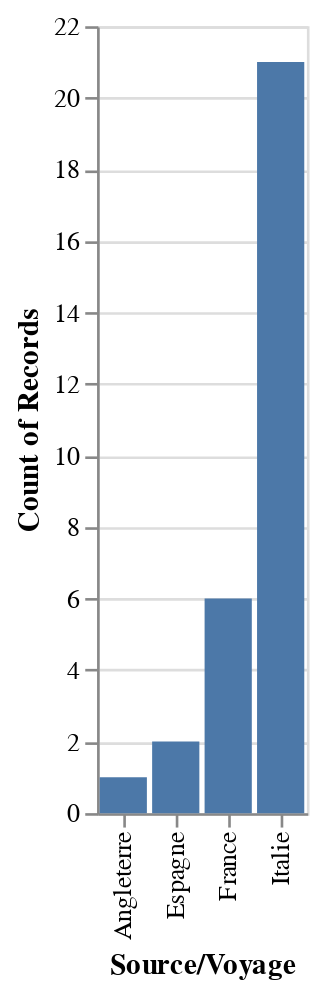

Notebook code for this chart:
### Code cell
alt.Chart(df_infection_origin)\
    .mark_bar()\
    .encode(
        x='Source/Voyage',
        y='count()'
    )

### Figure 1 — Vega-Lite specification as saved in the notebook (floating-point values rounded to 4 significant figures)
{"config": {"view": {"continuousWidth": 300, "continuousHeight": 300}}, "data": {"name": "data-24c56ba2777cdbf65bb2cc53df233f7f"}, "mark": {"type": "bar"}, "encoding": {"x": {"field": "Source/Voyage", "type": "nominal"}, "y": {"aggregate": "count", "type": "quantitative"}}, "$schema": "https://vega.github.io/schema/vega-lite/v5.14.1.json", "datasets": {"data-24c56ba2777cdbf65bb2cc53df233f7f": [{"Date": "2020-03-02T00:00:00", "Positif": 1, "Negatif": 0, "Age": 68.0, "Homme": 1.0, "Femme": 0.0, "Décédé": 0.0, "Guéri": 1.0, "Nationalité": "France", "Resident Senegal": "Oui", "Ville": "Dakar", "Facteur": "Importé", "Source/Voyage": "France", "Hopital": "FANN", "Temps Hospitalisation (j)": 4.0}, {"Date": "2020-03-03T00:00:00", "Positif": 1, "Negatif": 0, "Age": 80.0, "Homme": 1.0, "Femme": 0.0, "Décédé": 0.0, "Guéri": 1.0, "Nationalité": "France", "Resident Senegal": "Non", "Ville": "Dakar", "Facteur": "Importé", "Source/Voyage": "France", "Hopital": "FANN", "Temps Hospitalisation (j)": 10.0}, {"Date": "2020-03-04T00:00:00", "Positif": 1, "Negatif": 0, "Age": 68.0, "Homme": 0.0, "Femme": 1.0, "Décédé": 0.0, "Guéri": 1.0, "Nationalité": "France", "Resident Senegal": "Non", "Ville": "Dakar", "Facteur": "Importé", "Source/Voyage": "France", "Hopital": "FANN", "Temps Hospitalisation (j)": 15.0}, {"Date": "2020-03-04T00:00:00", "Positif": 1, "Negatif": 0, "Age": 33.0, "Homme": 0.0, "Femme": 1.0, "Décédé": 0.0, "Guéri": 1.0, "Nationalité": "Angleterre", "Resident Senegal": "Non", "Ville": "Dakar", "Facteur": "Importé", "Source/Voyage": "Angleterre", "Hopital": "FANN", "Temps Hospitalisation (j)": 7.0}, {"Date": "2020-03-11T00:00:00", "Positif": 1, "Negatif": 0, "Age": null, "Homme": 1.0, "Femme": 0.0, "Décédé": 0.0, "Guéri": 1.0, "Nationalité": "Senegal", "Resident Senegal": "Non", "Ville": "Dakar", "Facteur": "Importé", "Source/Voyage": "Italie", "Hopital": "FANN", "Temps Hospitalisation (j)": 12.0}, {"Date": "2020-03-12T00:00:00", "Positif": 1, "Negatif": 0, "Age": null, "Homme": null, "Femme": null, "Décédé": 0.0, "Guéri": 1.0, "Nationalité": "Senegal", "Resident Senegal": "Oui", "Ville": "Dakar", "Facteur": "Contact", "Source/Voyage": "Italie", "Hopital": "FANN", "Temps Hospitalisation (j)": null}, {"Date": "2020-03-12T00:00:00", "Positif": 1, "Negatif": 0, "Age": null, "Homme": null, "Femme": null, "Décédé": 0.0, "Guéri": 1.0, "Nationalité": "Senegal", "Resident Senegal": "Oui", "Ville": "Dakar", "Facteur": "Contact", "Source/Voyage": "Italie", "Hopital": "FANN", "Temps Hospitalisation (j)": null}, {"Date": "2020-03-12T00:00:00", "Positif": 1, "Negatif": 0, "Age": null, "Homme": null, "Femme": null, "Décédé": 0.0, "Guéri": 1.0, "Nationalité": "Senegal", "Resident Senegal": "Oui", "Ville": "Dakar", "Facteur": "Contact", "Source/Voyage": "Italie", "Hopital": "FANN", "Temps Hospitalisation (j)": 16.0}, {"Date": "2020-03-12T00:00:00", "Positif": 1, "Negatif": 0, "Age": null, "Homme": null, "Femme": null, "Décédé": 0.0, "Guéri": 1.0, "Nationalité": "Senegal", "Resident Senegal": "Oui", "Ville": "Dakar", "Facteur": "Contact", "Source/Voyage": "Italie", "Hopital": "FANN", "Temps Hospitalisation (j)": null}, {"Date": "2020-03-12T00:00:00", "Positif": 1, "Negatif": 0, "Age": null, "Homme": null, "Femme": null, "Décédé": 0.0, "Guéri": 1.0, "Nationalité": "Senegal", "Resident Senegal": "Oui", "Ville": "Dakar", "Facteur": "Contact", "Source/Voyage": "Italie", "Hopital": "FANN", "Temps Hospitalisation (j)": 13.0}, {"Date": "2020-03-13T00:00:00", "Positif": 1, "Negatif": 0, "Age": null, "Homme": null, "Femme": null, "Décédé": 0.0, "Guéri": 1.0, "Nationalité": "Senegal", "Resident Senegal": "Oui", "Ville": "Touba", "Facteur": "Contact", "Source/Voyage": "Italie", "Hopital": "Darou Marnane", "Temps Hospitalisation (j)": 14.0}, {"Date": "2020-03-13T00:00:00", "Positif": 1, "Negatif": 0, "Age": null, "Homme": null, "Femme": null, "Décédé": 0.0, "Guéri": 1.0, "Nationalité": "Senegal", "Resident Senegal": "Oui", "Ville": "Touba", "Facteur": "Contact", "Source/Voyage": "Italie", "Hopital": "Darou Marnane", "Temps Hospitalisation (j)": 14.0}, {"Date": "2020-03-13T00:00:00", "Positif": 1, "Negatif": 0, "Age": null, "Homme": null, "Femme": null, "Décédé": 0.0, "Guéri": 1.0, "Nationalité": "Senegal", "Resident Senegal": "Oui", "Ville": "Touba", "Facteur": "Contact", "Source/Voyage": "Italie", "Hopital": "Darou Marnane", "Temps Hospitalisation (j)": null}, {"Date": "2020-03-13T00:00:00", "Positif": 1, "Negatif": 0, "Age": null, "Homme": null, "Femme": null, "Décédé": 0.0, "Guéri": 1.0, "Nationalité": "Senegal", "Resident Senegal": "Oui", "Ville": "Touba", "Facteur": "Contact", "Source/Voyage": "Italie", "Hopital": "Darou Marnane", "Temps Hospitalisation (j)": null}, {"Date": "2020-03-13T00:00:00", "Positif": 1, "Negatif": 0, "Age": null, "Homme": null, "Femme": null, "Décédé": 0.0, "Guéri": 1.0, "Nationalité": "Senegal", "Resident Senegal": "Oui", "Ville": "Touba", "Facteur": "Contact", "Source/Voyage": "Italie", "Hopital": "Darou Marnane", "Temps Hospitalisation (j)": null}, {"Date": "2020-03-13T00:00:00", "Positif": 1, "Negatif": 0, "Age": null, "Homme": null, "Femme": null, "Décédé": 0.0, "Guéri": 1.0, "Nationalité": "Senegal", "Resident Senegal": "Oui", "Ville": "Touba", "Facteur": "Contact", "Source/Voyage": "Italie", "Hopital": "Darou Marnane", "Temps Hospitalisation (j)": 16.0}, {"Date": "2020-03-13T00:00:00", "Positif": 1, "Negatif": 0, "Age": null, "Homme": null, "Femme": null, "Décédé": 0.0, "Guéri": 1.0, "Nationalité": "Senegal", "Resident Senegal": "Oui", "Ville": "Touba", "Facteur": "Contact", "Source/Voyage": "Italie", "Hopital": "Darou Marnane", "Temps Hospitalisation (j)": 10.0}, {"Date": "2020-03-13T00:00:00", "Positif": 1, "Negatif": 0, "Age": null, "Homme": null, "Femme": null, "Décédé": 0.0, "Guéri": 1.0, "Nationalité": "Senegal", "Resident Senegal": "Oui", "Ville": "Touba", "Facteur": "Contact", "Source/Voyage": "Italie", "Hopital": "Darou Marnane", "Temps Hospitalisation (j)": null}, {"Date": "2020-03-13T00:00:00", "Positif": 1, "Negatif": 0, "Age": null, "Homme": null, "Femme": null, "Décédé": 0.0, "Guéri": 1.0, "Nationalité": "Senegal", "Resident Senegal": "Oui", "Ville": "Touba", "Facteur": "Contact", "Source/Voyage": "Italie", "Hopital": "Darou Marnane", "Temps Hospitalisation (j)": null}, {"Date": "2020-03-13T00:00:00", "Positif": 1, "Negatif": 0, "Age": null, "Homme": null, "Femme": null, "Décédé": 0.0, "Guéri": 1.0, "Nationalité": "Senegal", "Resident Senegal": "Oui", "Ville": "Touba", "Facteur": "Contact", "Source/Voyage": "Italie", "Hopital": "Darou Marnane", "Temps Hospitalisation (j)": null}, {"Date": "2020-03-13T00:00:00", "Positif": 1, "Negatif": 0, "Age": null, "Homme": null, "Femme": null, "Décédé": 0.0, "Guéri": 1.0, "Nationalité": "Senegal", "Resident Senegal": "Oui", "Ville": "Touba", "Facteur": "Contact", "Source/Voyage": "Italie", "Hopital": "Darou Marnane", "Temps Hospitalisation (j)": null}, {"Date": "2020-03-14T00:00:00", "Positif": 1, "Negatif": 0, "Age": 2.0, "Homme": 1.0, "Femme": 0.0, "Décédé": 0.0, "Guéri": 1.0, "Nationalité": "Senegal", "Resident Senegal": "Oui", "Ville": "Dakar", "Facteur": "Contact", "Source/Voyage": "Italie", "Hopital": null, "Temps Hospitalisation (j)": 5.0}, {"Date": "2020-03-14T00:00:00", "Positif": 1, "Negatif": 0, "Age": 51.0, "Homme": 1.0, "Femme": 0.0, "Décédé": 0.0, "Guéri": 1.0, "Nationalité": "Espagne", "Resident Senegal": "Oui", "Ville": "Dakar", "Facteur": "Importé", "Source/Voyage": "Espagne", "Hopital": null, "Temps Hospitalisation (j)": 15.0}, {"Date": "2020-03-14T00:00:00", "Positif": 1, "Negatif": 0, "Age": 68.0, "Homme": 0.0, "Femme": 2.0, "Décédé": 0.0, "Guéri": 1.0, "Nationalité": "France", "Resident Senegal": "Oui", "Ville": "Nianing", "Facteur": "Importé", "Source/Voyage": "France", "Hopital": null, "Temps Hospitalisation (j)": null}, {"Date": "2020-03-15T00:00:00", "Positif": 1, "Negatif": 0, "Age": 37.0, "Homme": 1.0, "Femme": 0.0, "Décédé": 0.0, "Guéri": 1.0, "Nationalité": "Senegal", "Resident Senegal": "Oui", "Ville": "Dakar", "Facteur": "Importé", "Source/Voyage": "Espagne", "Hopital": null, "Temps Hospitalisation (j)": null}, {"Date": "2020-03-15T00:00:00", "Positif": 1, "Negatif": 0, "Age": 15.0, "Homme": 1.0, "Femme": 0.0, "Décédé": 0.0, "Guéri": 1.0, "Nationalité": "Senegal", "Resident Senegal": "Oui", "Ville": "Dakar", "Facteur": "Contact", "Source/Voyage": "Italie", "Hopital": null, "Temps Hospitalisation (j)": null}, {"Date": "2020-03-16T00:00:00", "Positif": 1, "Negatif": 0, "Age": 67.0, "Homme": 1.0, "Femme": 0.0, "Décédé": 0.0, "Guéri": 1.0, "Nationalité": "France", "Resident Senegal": "Non", "Ville": "Dakar", "Facteur": "Importé", "Source/Voyage": "France", "Hopital": null, "Temps Hospitalisation (j)": 12.0}, {"Date": "2020-03-18T00:00:00", "Positif": 1, "Negatif": 0, "Age": null, "Homme": null, "Femme": null, "Décédé": null, "Guéri": 1.0, "Nationalité": null, "Resident Senegal": null, "Ville": "Dakar", "Facteur": "Contact", "Source/Voyage": "Italie", "Hopital": null, "Temps Hospitalisation (j)": 11.0}, {"Date": "2020-03-18T00:00:00", "Positif": 1, "Negatif": 0, "Age": null, "Homme": null, "Femme": null, "Décédé": null, "Guéri": 1.0, "Nationalité": null, "Resident Senegal": null, "Ville": "Dakar", "Facteur": "Contact", "Source/Voyage": "France", "Hopital": null, "Temps Hospitalisation (j)": 11.0}, {"Date": "2020-03-21T00:00:00", "Positif": 1, "Negatif": 0, "Age": null, "Homme": null, "Femme": null, "Décédé": null, "Guéri": 1.0, "Nationalité": null, "Resident Senegal": null, "Ville": "Dakar", "Facteur": "Contact", "Source/Voyage": "Italie", "Hopital": null, "Temps Hospitalisation (j)": null}]}}
